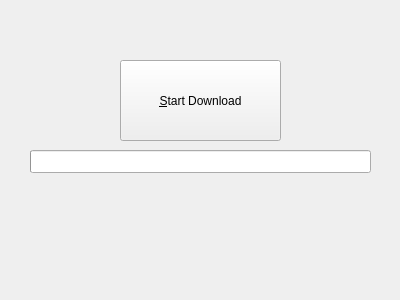
<?xml version="1.0" encoding="UTF-8"?>
<!-- BeurerScaleManager.ui
AUTHOR   : Danilo Treffiletti <urban82@gmail.com>
DATE     : 2014-07-02
COPYRIGHT: 2014 (c) Danilo Treffiletti

  This file is part of BeurerScaleManager.

  BeurerScaleManager is free software: you can redistribute it and/or modify
  it under the terms of the GNU General Public License as published by
  the Free Software Foundation, either version 3 of the License, or
  (at your option) any later version.

  BeurerScaleManager is distributed in the hope that it will be useful,
  but WITHOUT ANY WARRANTY; without even the implied warranty of
  MERCHANTABILITY or FITNESS FOR A PARTICULAR PURPOSE.  See the
  GNU General Public License for more details.

  You should have received a copy of the GNU General Public License
  along with BeurerScaleManager.  If not, see <http://www.gnu.org/licenses/>.
-->
<ui version="4.0">
 <class>BeurerScaleManager</class>
 <widget class="QWidget" name="BeurerScaleManager">
  <property name="geometry">
   <rect>
    <x>0</x>
    <y>0</y>
    <width>400</width>
    <height>300</height>
   </rect>
  </property>
  <property name="locale">
   <locale language="English" country="UnitedStates"/>
  </property>
  <widget class="QPushButton" name="btnStartDownload">
   <property name="geometry">
    <rect>
     <x>120</x>
     <y>60</y>
     <width>161</width>
     <height>81</height>
    </rect>
   </property>
   <property name="text">
    <string>&amp;Start Download</string>
   </property>
  </widget>
  <widget class="QProgressBar" name="progressDownload">
   <property name="geometry">
    <rect>
     <x>30</x>
     <y>150</y>
     <width>341</width>
     <height>23</height>
    </rect>
   </property>
   <property name="format">
    <string notr="true">%p%</string>
   </property>
  </widget>
 </widget>
 <resources/>
 <connections>
  <connection>
   <sender>btnStartDownload</sender>
   <signal>clicked()</signal>
   <receiver>BeurerScaleManager</receiver>
   <slot>startDownload()</slot>
   <hints>
    <hint type="sourcelabel">
     <x>223</x>
     <y>101</y>
    </hint>
    <hint type="destinationlabel">
     <x>285</x>
     <y>224</y>
    </hint>
   </hints>
  </connection>
 </connections>
 <slots>
  <slot>startDownload()</slot>
 </slots>
</ui>
